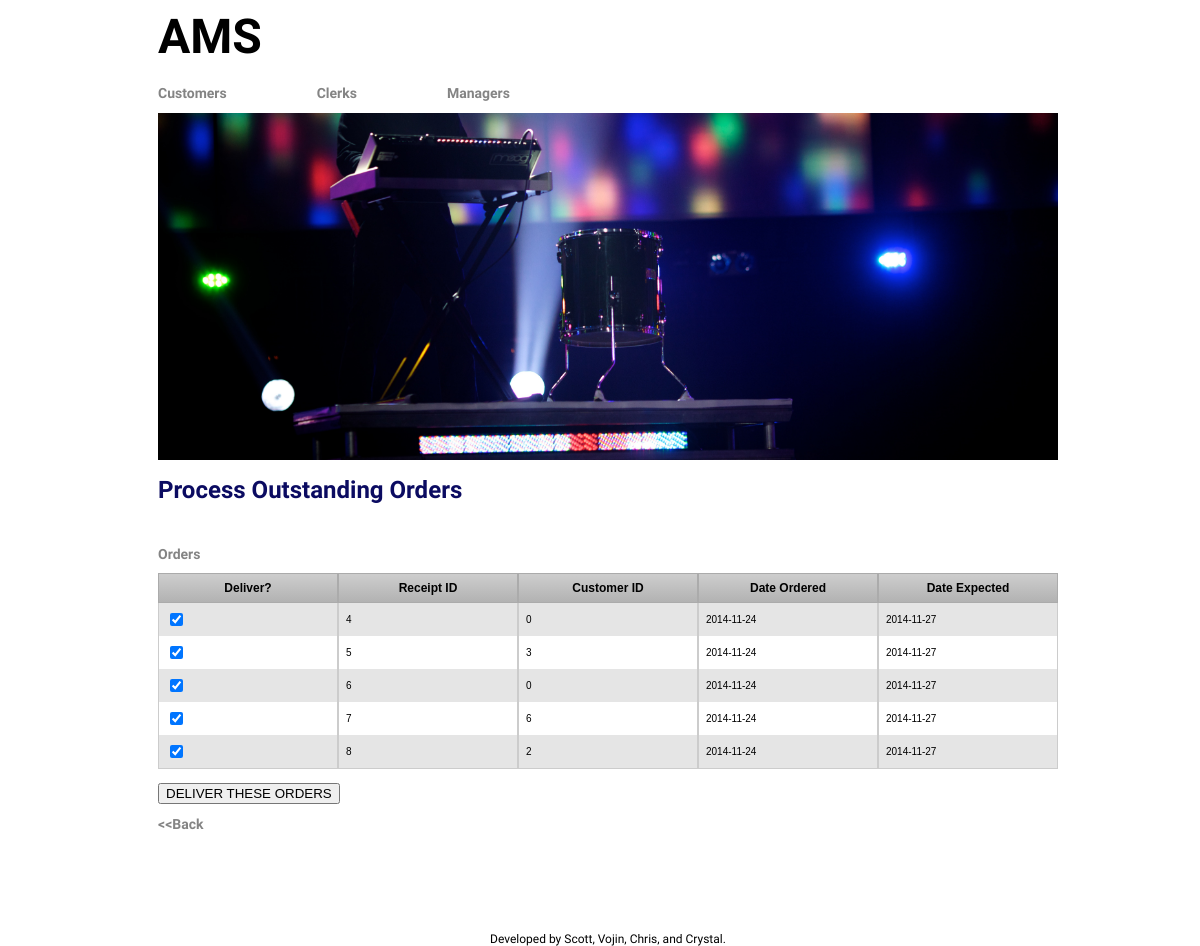
The app's page /manager/orders.php with its own data.
### tables this page shows
CREATE TABLE `Order`(
receiptID int,
order_date date, 
cid int, 
cardNo int, 
expiryDate int, 
expectedDate date, 
deliveredDate date,
PRIMARY KEY(receiptID),
FOREIGN KEY(cid) REFERENCES Customer(cid));

### manager/orders.php (the view, shortened to what this page needs)
<html>
<head>
<link href="../style.css" rel="stylesheet" type="text/css">
</head>
<body>
<?php include '../header.php'; ?>
<h1>Process Outstanding Orders</h1>
<?php
	$connection = connectToDatabase();
?>
<br>
<h2>Orders</h2>
<?php
echo "<table border=0 cellpadding=0 cellspacing=0 class='CustomerInfoTable'>";
echo "<tr valign=center>";
echo "
    <td class=rowheader>Deliver?</td>
    <td class=rowheader>Receipt ID</td>
    <td class=rowheader>Customer ID</td>
    <td class=rowheader>Date Ordered</td>
    <td class=rowheader>Date Expected</td>
  </tr>";
$stmt = $connection->query("SELECT receiptID, order_date, cid, expectedDate FROM `Order` WHERE deliveredDate IS NULL
  ORDER BY receiptID");
echo "<form id='deliver' name='deliver' method='post' action='";
echo htmlspecialchars($_SERVER["PHP_SELF"]);
echo "'>";
while($row = $stmt->fetch_assoc()){
  echo "<tr><td><input type=checkbox name='deliver[]' value='".$row['receiptID']."' border=0 checked></td>";
  echo "<td>".$row['receiptID']."</td>";
  echo "<td>".$row['cid']."</td>";
  echo "<td>".$row['order_date']."</td>";
  echo "<td>".$row['expectedDate']."</td></tr>";
}
echo "</table>";
?>
<br>
<input type="submit" name="submit" border=0 value="DELIVER THESE ORDERS">
<br>
<a href="home.php" title="Manager's Page"><h2>&lt;&lt;Back</h2></a>
<?php include '../footer.php'; ?>
</body>
</html>

### style.css (style rules this page uses)
html { height: 100%; width: 100%; }
body { font-family: 'PT Sans', sans-serif; color: #000; background-color: #fff; font-size: 12px; width: 100%; height: 100%; }
h1 { font-size: 24px; font-weight: bold; color: #0B0B61; }
h2 { font-size: 14px; font-weight: bold; color: #848484; }
td { color: #000000; font-size: 12px; }
a { font-size: 12px; }
a:link { color: #bb3902; font-weight:normal; text-decoration:none; }
.rowheader { color: #000000; background-color: #ffffff; font-weight: plain; font-size: 14pt; width: 160px; }
.CustomerInfoTable { margin:0px;padding:0px; width:100%; border:0px solid #000000; -moz-border-radius-bottomleft:0px; -webkit-border-bottom-left-radius:0px; border-bottom-left-radius:0px; -moz-border-radius-bottomright:0px; -webkit-border-bottom-right-radius:0px; border-bottom-right-radius:0px; -moz-border-radius-topright:0px; -webkit-border-top-right-radius:0px; border-top-right-radius:0px; -moz-border-radius-topleft:0px; -webkit-border-top-left-radius:0px; border-top-left-radius:0px; }
.CustomerInfoTable tr:last-child td:last-child { -moz-border-radius-bottomright:0px; -webkit-border-bottom-right-radius:0px; border-bottom-right-radius:0px; }
.CustomerInfoTable tr:last-child td:first-child { -moz-border-radius-bottomleft:0px; -webkit-border-bottom-left-radius:0px; border-bottom-left-radius:0px; }
.CustomerInfoTable tr:nth-child(odd) { background-color:#e5e5e5; }
.CustomerInfoTable tr:nth-child(even) { background-color:#ffffff; }
.CustomerInfoTable td { vertical-align:middle; border:0px solid #cccccc; border-width:0px 1px 0px 1px; text-align:left; padding:7px; font-size:10px; font-family:Arial; font-weight:normal; color:#000000; }
.CustomerInfoTable tr:last-child td { border-width:0px 1px 1px 1px; }
.CustomerInfoTable tr td:last-child { border-width:0px 1px 0px 1px; }
.CustomerInfoTable tr:last-child td:last-child { border-width:0px 1px 01px 1px; }
.CustomerInfoTable tr:first-child td { background:-o-linear-gradient(bottom, #cccccc 5%, #b2b2b2 100%); background:-webkit-gradient( linear, left top, left bottom, color-stop(0.05, #cccccc), color-stop(1, #b2b2b2) ); background:-moz-linear-gradient( center top, #cccccc 5%, #b2b2b2 100% ); filter:progid:DXImageTransform.Microsoft.gradient(startColorstr="#cccccc", endColorstr="#b2b2b2"); background: -o-linear-gradient(top,#cccccc,b2b2b2); background-color:#cccccc; border:1px solid #ababab; text-align:center; border-width:1px 1px 1px 1px; font-size:12px; font-family:Arial; font-weight:Bold; color:#000000; }
.CustomerInfoTable tr:first-child td:first-child { border-width:1px 1px 1px 1px; }
.CustomerInfoTable tr:first-child td:last-child { border-width:1px 1px 1px 1px; }

### records on screen
order: receiptID "4", cid "0", order_date "2014-11-24", expectedDate "2014-11-27"
order: receiptID "5", cid "3", order_date "2014-11-24", expectedDate "2014-11-27"
order: receiptID "6", cid "0", order_date "2014-11-24", expectedDate "2014-11-27"
order: receiptID "7", cid "6", order_date "2014-11-24", expectedDate "2014-11-27"
order: receiptID "8", cid "2", order_date "2014-11-24", expectedDate "2014-11-27"
